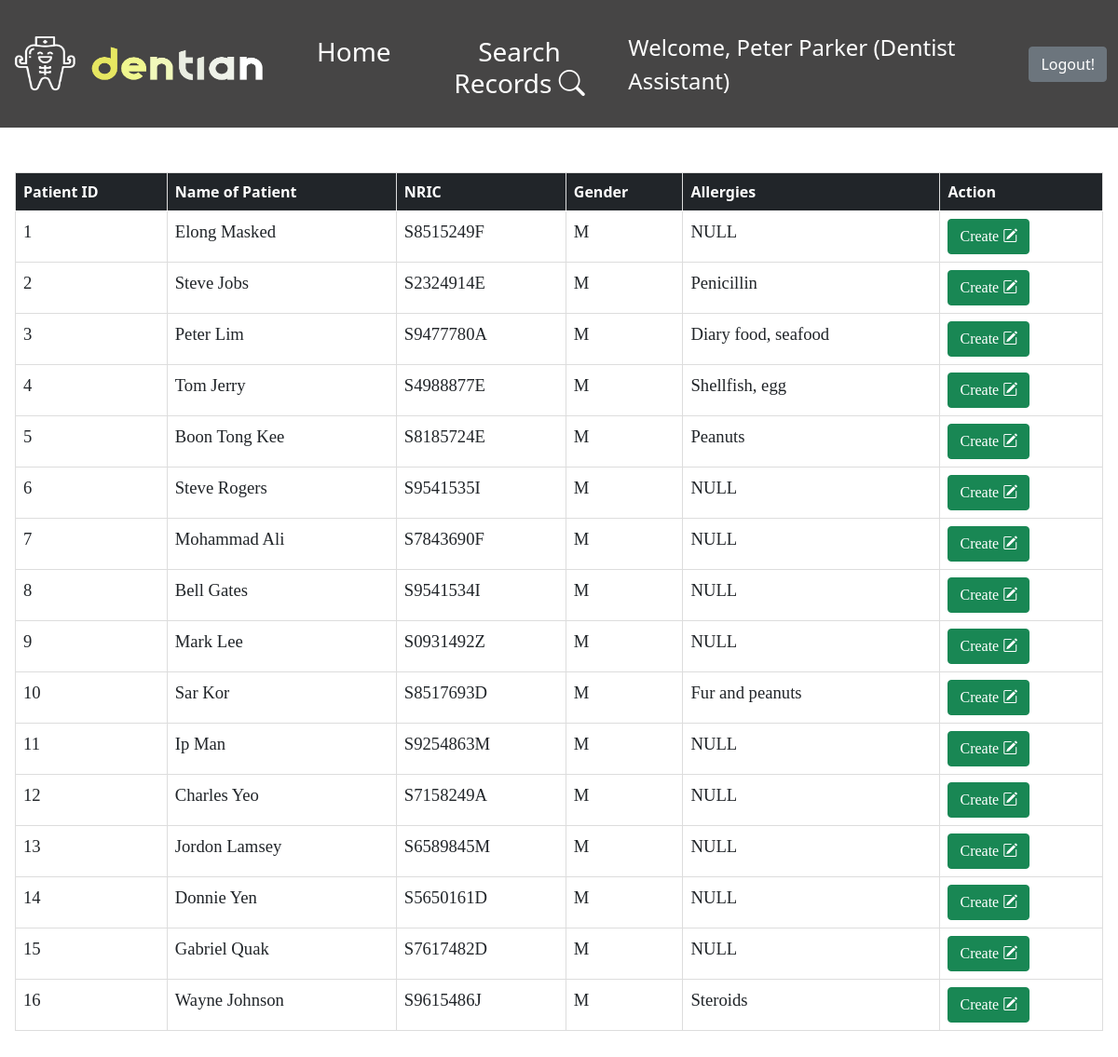
/DentistPatient.php (signed in), run on the app's committed database.
### tables this page shows
CREATE TABLE `patient_profile` (
  `Patient_ID` int(11) NOT NULL,
  `Status` varchar(10) NOT NULL DEFAULT 'Active',
  `First_Name` varchar(20) NOT NULL,
  `Last_Name` varchar(20) NOT NULL,
  `NRIC_PNum` varchar(9) NOT NULL,
  `Gender` char(1) NOT NULL,
  `Birth_Date` date DEFAULT NULL,
  `Address` varchar(50) NOT NULL,
  `Nationality` varchar(100) NOT NULL,
  `Phone_Num` int(8) NOT NULL,
  `Email` varchar(50) NOT NULL,
  `Marital Status` varchar(20) NOT NULL,
  `Occupation` varchar(50) NOT NULL,
  `Smoker` varchar(3) NOT NULL,
  `Allergies` varchar(100) DEFAULT NULL,
  `Long_term_med` varchar(200) DEFAULT NULL,
  `Existing_Med_Conds` varchar(200) DEFAULT NULL,
  `Referred_by_clinic` varchar(50) DEFAULT NULL,
  `Referred_memo` varchar(200) DEFAULT NULL,
  `Family_ID` int(100) DEFAULT NULL,
  `Emer_Name` varchar(20) NOT NULL,
  `Emer_Contact` int(8) NOT NULL,
  `Emer_relation` varchar(10) NOT NULL,
  `Subsidies` varchar(3) NOT NULL
);

### db_connection.php (called while the page is built, shortened)
<?php
class DB_Connect
{
    public function connect()
    {
        try {
            $host2 = "sql6.freemysqlhosting.net";
            $db2 = "sql6501826";
            $username2 = "sql6501826";
            $password2 = "YnaPNqTYI4";
            $conn = new PDO('mysql:host='. $host2 . '; dbname=' . $db2 , $username2, $password2);
            return $conn;
        } catch (PDOException $e) {
            print "Error: " . $e->getMessage() . "<br>";
            die();
        }
    }
}

### DentistPatient.php (the view, shortened to what this page needs)
<?php
include 'db_connection.php';
require_once('Navbar.php');
if (!isset($_SESSION['Role']) && empty($_SESSION['Role'])) {
    header("Location: index.php");
} else {
    if (!isset($_SESSION['patients']) && empty($_SESSION['patients'])) {
        $db = new DB_Connect();
        $stmt = $db->connect()->prepare("SELECT * FROM patient_profile");
        $stmt->execute();
        if ($stmt->rowCount() > 0) {
            $patients = $stmt->fetchAll(PDO::FETCH_ASSOC);
        }
    } else {
        $patients = $_SESSION['patients'];
        $errormsg = $_SESSION['errorMsg'];
        $rowCount = $_SESSION['rowCount'];
    }
}
?>
<html>
<head>
    <link rel="stylesheet" href="https://cdn.jsdelivr.net/npm/bootstrap-icons@1.8.1/font/bootstrap-icons.css">
    <link href="https://cdn.jsdelivr.net/npm/bootstrap@5.0.2/dist/css/bootstrap.min.css" rel="stylesheet">
    <link rel="stylesheet" href="https://cdn.jsdelivr.net/npm/bootstrap-icons@1.8.1/font/bootstrap-icons.css">
</head>
<body>
    <div class="w-100 p-3">
        <nav class="navbar navbar-light bg-transparent">
        </nav>
        <table class="table table-hover ps-1">
            <thead class="table-dark">
                <tr>
                    <th scope="col">Patient ID</th>
                    <th scope="col">Name of Patient</th>
                    <th scope="col">NRIC</th>
                    <th scope="col">Gender</th>
                    <th scope="col">Allergies</th>
                    <th scope="col">Action</th>
                </tr>
            </thead>
            <tbody>
                <?php
                foreach ($patients as $patients) {
                    echo
                    '<tr>' .
                        '<td>' . $patients['Patient_ID'] . '</td>' .
                        '<td class="firstName">' . $patients['First_Name'] . ' ' . $patients['Last_Name'] . '</td>' .
                        '<td>' . $patients['NRIC_PNum'] . '</td>' .
                        '<td>' . $patients['Gender'] . '</td>' .
                        '<td>' . $patients['Allergies'] . '</td>' .
                        '<td><button type="button" class="btn btn-success createBtn1" data-bs-toggle="modal" data-bs-target="#createBtn">Create <i class="bi bi-pencil-square"></i></button></td>' .
                        '</tr>';
                }
                ?>
            </tbody>
        </table>
    </div>
</body>
</html>

### DentistPatient.php (style rules this page uses)
p, td { font-family: garamond; font-size: 14pt; }
td, th { border: 1px solid #ddd; }
table { width: 50%; background-color: white; text-align: left; }
body { background-image: url('img/AdminBackground.png'); background-repeat: no-repeat; background-attachment: fixed; background-size: cover; }

### data on the page
patient_profile: Patient_ID "1", First_Name "Elong", Last_Name "Masked", NRIC_PNum "S8515249F", Gender "M", Allergies "NULL"
patient_profile: Patient_ID "2", First_Name "Steve", Last_Name "Jobs", NRIC_PNum "S2324914E", Gender "M", Allergies "Penicillin"
patient_profile: Patient_ID "3", First_Name "Peter", Last_Name "Lim", NRIC_PNum "S9477780A", Gender "M", Allergies "Diary food, seafood"
patient_profile: Patient_ID "4", First_Name "Tom", Last_Name "Jerry", NRIC_PNum "S4988877E", Gender "M", Allergies "Shellfish, egg"
patient_profile: Patient_ID "5", First_Name "Boon", Last_Name "Tong Kee", NRIC_PNum "S8185724E", Gender "M", Allergies "Peanuts"
patient_profile: Patient_ID "6", First_Name "Steve", Last_Name "Rogers", NRIC_PNum "S9541535I", Gender "M", Allergies "NULL"
patient_profile: Patient_ID "7", First_Name "Mohammad", Last_Name "Ali", NRIC_PNum "S7843690F", Gender "M", Allergies "NULL"
patient_profile: Patient_ID "8", First_Name "Bell", Last_Name "Gates", NRIC_PNum "S9541534I", Gender "M", Allergies "NULL"
patient_profile: Patient_ID "9", First_Name "Mark", Last_Name "Lee", NRIC_PNum "S0931492Z", Gender "M", Allergies "NULL"
patient_profile: Patient_ID "10", First_Name "Sar", Last_Name "Kor", NRIC_PNum "S8517693D", Gender "M", Allergies "Fur and peanuts"
patient_profile: Patient_ID "11", First_Name "Ip", Last_Name "Man", NRIC_PNum "S9254863M", Gender "M", Allergies "NULL"
patient_profile: Patient_ID "12", First_Name "Charles", Last_Name "Yeo", NRIC_PNum "S7158249A", Gender "M", Allergies "NULL"
patient_profile: Patient_ID "13", First_Name "Jordon", Last_Name "Lamsey", NRIC_PNum "S6589845M", Gender "M", Allergies "NULL"
patient_profile: Patient_ID "14", First_Name "Donnie", Last_Name "Yen", NRIC_PNum "S5650161D", Gender "M", Allergies "NULL"
patient_profile: Patient_ID "15", First_Name "Gabriel", Last_Name "Quak", NRIC_PNum "S7617482D", Gender "M", Allergies "NULL"
patient_profile: Patient_ID "16", First_Name "Wayne", Last_Name "Johnson", NRIC_PNum "S9615486J", Gender "M", Allergies "Steroids"

### other printed values
$_SESSION['Name'] "Peter Parker"
$_SESSION['Role'] "Dentist Assistant"
